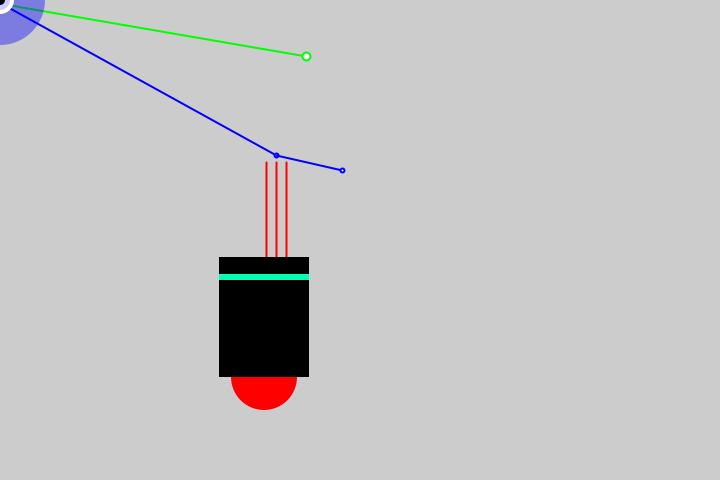
Frame 1 (no input)
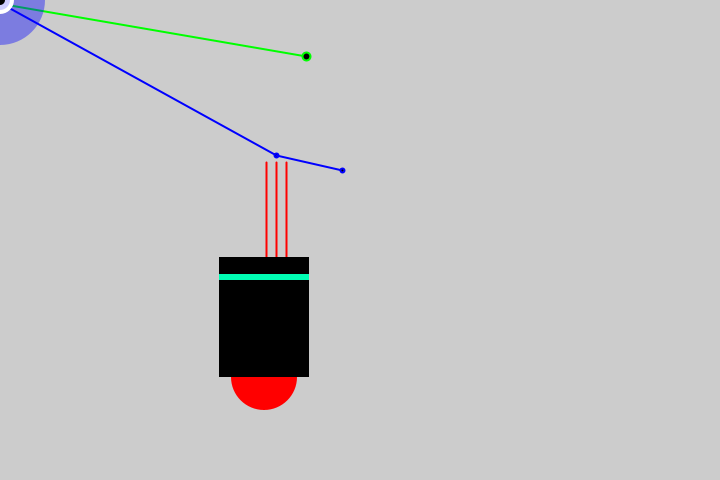
Frame 60 (the mouse pressed at the canvas centre just before this capture)
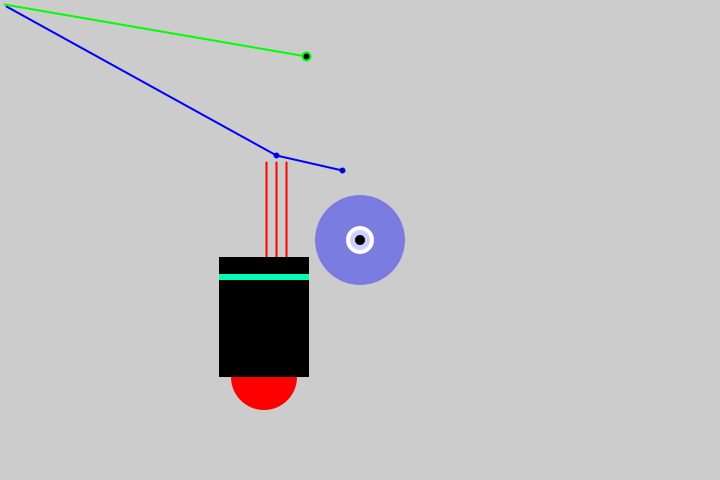
Frame 120 (the mouse held since frame 60 and released just before this capture)

The Processing sketch that drew these frames (run headless with seeded random() and noise(); from frame 60 on, the mouse is pressed at the canvas centre):

// Processing sketch: processing_184108
// ── processing_184108.pde

float mx=0;
float my;

void setup (){
size(720,480);
smooth();
strokeWeight(2);
//background(204);
ellipseMode(RADIUS);
}
 
void draw(){
background(204);
stroke(255,0,0);
line(266,257,266,162);
line(276,257,276,162);
line(286,257,286,162);
 
 
stroke(0,0,255);
line(276,155,6,6);  //blue antenne
ellipse(276,155,2,2);
stroke(0,255,0);
line(4,4,306,56);
ellipse(306,56,4,4);
stroke(0,0,255);
line(276,155,342,170);
ellipse(342,170,2,2);
 
 
noStroke();
fill(255,0,0);
ellipse(264,377,33,33);
fill(0);
rect(219,257,90,120);
fill(0,255,180);
rect(219,274,90,6);
 
 //head
fill(0,0,333,100);
ellipse(mouseX,mouseY,45,45);
fill(255);
ellipse(mouseX,mouseY,14,14);
fill(0,0,255,50);  //head fill
ellipse(mouseX,mouseY,10,10);
fill(0);
ellipse(mouseX,mouseY,3,3);
fill(0);
ellipse(mouseX,mouseY,5,5);
ellipse(mouseX,mouseY,4,4);
ellipse(mouseX,mouseY,3,3);
}
